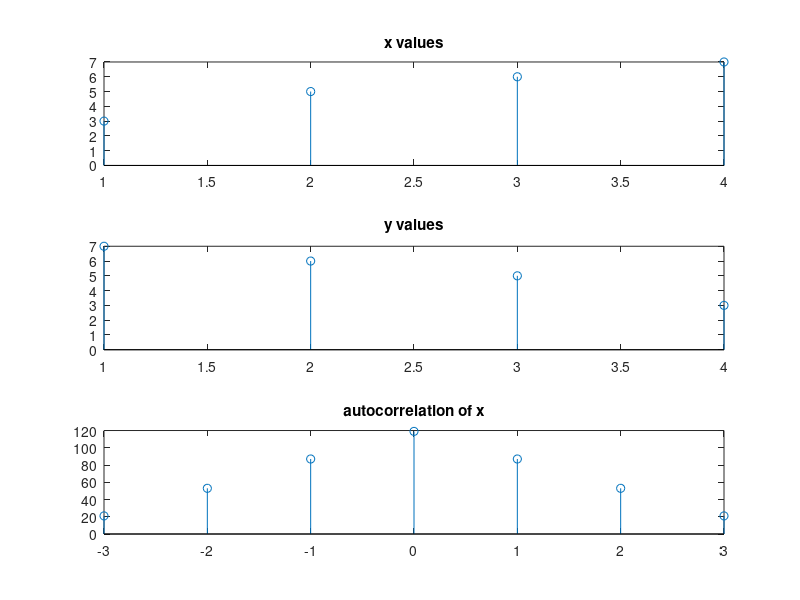

Source code (MATLAB):
clc
clear all
close all
x=[3 5 6 7];
n1=0:1:3;
h=fliplr(x);
n2=-fliplr(n1);
subplot(3,1,1)
stem(x)
title('x values')
subplot(3,1,2)
stem(h)
title('y values')
z=[];
for i=1:length(x)
    g=h.*x(i);
    z=[z;g];
end
[r c]=size(z);
k=r+c;
t=2;
y=[];
cd=0;
while(t<=k)
    for i=1:r
        for j=1:c
            if((i+j)==t)
               cd=cd+z(i,j);
            end
        end
    end
    t=t+1;
    y=[y cd];
    cd=0;
end
nl=min(n1)+min(n2);
nh=max(n1)+max(n2);
t=nl:1:nh;
subplot(3,1,3) 
stem(t,y)
title('autocorrelation of x')
